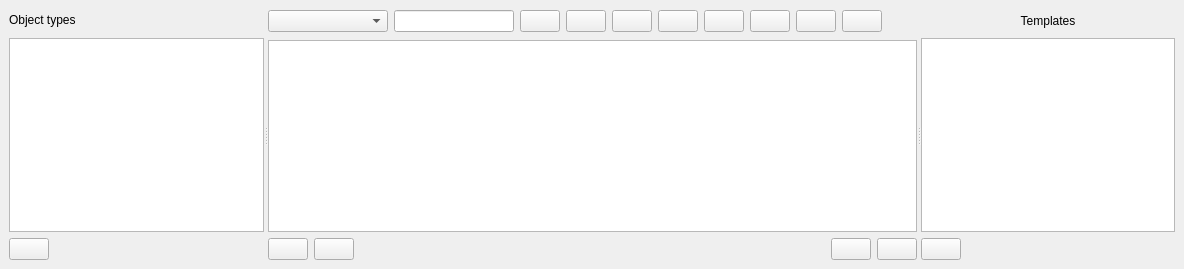
          <widget class="QWidget" name="DataTab">
           <attribute name="icon">
            <iconset resource="icons.qrc">
             <normaloff>:/Icons/icons/data.svg</normaloff>:/Icons/icons/data.svg</iconset>
           </attribute>
           <attribute name="title">
            <string>Objects</string>
           </attribute>
           <layout class="QVBoxLayout" name="verticalLayout_8">
            <property name="leftMargin">
             <number>0</number>
            </property>
            <property name="topMargin">
             <number>0</number>
            </property>
            <property name="rightMargin">
             <number>0</number>
            </property>
            <property name="bottomMargin">
             <number>0</number>
            </property>
            <item>
             <widget class="QSplitter" name="dataStructuresSplitter">
              <property name="orientation">
               <enum>Qt::Horizontal</enum>
              </property>
              <widget class="QFrame" name="frame_26">
               <property name="frameShape">
                <enum>QFrame::NoFrame</enum>
               </property>
               <property name="frameShadow">
                <enum>QFrame::Raised</enum>
               </property>
               <layout class="QVBoxLayout" name="verticalLayout_27">
                <property name="rightMargin">
                 <number>0</number>
                </property>
                <item>
                 <widget class="QFrame" name="frame_55">
                  <property name="frameShape">
                   <enum>QFrame::NoFrame</enum>
                  </property>
                  <property name="frameShadow">
                   <enum>QFrame::Raised</enum>
                  </property>
                  <layout class="QHBoxLayout" name="horizontalLayout_29">
                   <property name="leftMargin">
                    <number>0</number>
                   </property>
                   <property name="topMargin">
                    <number>4</number>
                   </property>
                   <property name="rightMargin">
                    <number>0</number>
                   </property>
                   <property name="bottomMargin">
                    <number>5</number>
                   </property>
                   <item>
                    <widget class="QLabel" name="label_3">
                     <property name="text">
                      <string>Object types</string>
                     </property>
                    </widget>
                   </item>
                  </layout>
                 </widget>
                </item>
                <item>
                 <widget class="QListView" name="dataStructuresListView"/>
                </item>
                <item>
                 <widget class="QFrame" name="frame_17">
                  <property name="frameShape">
                   <enum>QFrame::NoFrame</enum>
                  </property>
                  <property name="frameShadow">
                   <enum>QFrame::Raised</enum>
                  </property>
                  <layout class="QHBoxLayout" name="horizontalLayout_26">
                   <property name="leftMargin">
                    <number>0</number>
                   </property>
                   <property name="topMargin">
                    <number>0</number>
                   </property>
                   <property name="rightMargin">
                    <number>0</number>
                   </property>
                   <property name="bottomMargin">
                    <number>0</number>
                   </property>
                   <item>
                    <widget class="QPushButton" name="analyze_objects_pushButton">
                     <property name="toolTip">
                      <string>Launch the grid analysis interface</string>
                     </property>
                     <property name="text">
                      <string/>
                     </property>
                     <property name="icon">
                      <iconset resource="icons.qrc">
                       <normaloff>:/Icons/icons/inputs_analysis 2.svg</normaloff>:/Icons/icons/inputs_analysis 2.svg</iconset>
                     </property>
                    </widget>
                   </item>
                   <item>
                    <spacer name="horizontalSpacer_14">
                     <property name="orientation">
                      <enum>Qt::Horizontal</enum>
                     </property>
                     <property name="sizeHint" stdset="0">
                      <size>
                       <width>40</width>
                       <height>20</height>
                      </size>
                     </property>
                    </spacer>
                   </item>
                  </layout>
                 </widget>
                </item>
               </layout>
              </widget>
              <widget class="QSplitter" name="templatesSplitter">
               <property name="sizePolicy">
                <sizepolicy hsizetype="Expanding" vsizetype="MinimumExpanding">
                 <horstretch>0</horstretch>
                 <verstretch>0</verstretch>
                </sizepolicy>
               </property>
               <property name="orientation">
                <enum>Qt::Horizontal</enum>
               </property>
               <widget class="QFrame" name="frame_38">
                <property name="frameShape">
                 <enum>QFrame::NoFrame</enum>
                </property>
                <property name="frameShadow">
                 <enum>QFrame::Raised</enum>
                </property>
                <layout class="QVBoxLayout" name="verticalLayout_26">
                 <property name="leftMargin">
                  <number>0</number>
                 </property>
                 <property name="rightMargin">
                  <number>0</number>
                 </property>
                 <item>
                  <widget class="QFrame" name="frame_54">
                   <property name="minimumSize">
                    <size>
                     <width>0</width>
                     <height>25</height>
                    </size>
                   </property>
                   <property name="frameShape">
                    <enum>QFrame::NoFrame</enum>
                   </property>
                   <property name="frameShadow">
                    <enum>QFrame::Raised</enum>
                   </property>
                   <layout class="QHBoxLayout" name="horizontalLayout_28">
                    <property name="leftMargin">
                     <number>0</number>
                    </property>
                    <property name="topMargin">
                     <number>0</number>
                    </property>
                    <property name="rightMargin">
                     <number>0</number>
                    </property>
                    <property name="bottomMargin">
                     <number>0</number>
                    </property>
                    <item>
                     <widget class="QComboBox" name="property_comboBox">
                      <property name="minimumSize">
                       <size>
                        <width>120</width>
                        <height>0</height>
                       </size>
                      </property>
                     </widget>
                    </item>
                    <item>
                     <widget class="QLineEdit" name="smart_search_lineEdit">
                      <property name="minimumSize">
                       <size>
                        <width>120</width>
                        <height>0</height>
                       </size>
                      </property>
                      <property name="toolTip">
                       <string>&lt;!DOCTYPE HTML PUBLIC &quot;-//W3C//DTD HTML 4.0//EN&quot; &quot;http://www.w3.org/TR/REC-html40/strict.dtd&quot;&gt;
&lt;html&gt;&lt;head&gt;&lt;meta name=&quot;qrichtext&quot; content=&quot;1&quot; /&gt;&lt;style type=&quot;text/css&quot;&gt;
p, li { white-space: pre-wrap; }
&lt;/style&gt;&lt;/head&gt;&lt;body style=&quot; font-family:'MS Shell Dlg 2'; font-size:8pt; font-weight:400; font-style:normal;&quot;&gt;
&lt;p style=&quot; margin-top:12px; margin-bottom:12px; margin-left:0px; margin-right:0px; -qt-block-indent:0; text-indent:0px;&quot;&gt;Write search criteria. i.e.:&lt;/p&gt;
&lt;p style=&quot; margin-top:12px; margin-bottom:12px; margin-left:0px; margin-right:0px; -qt-block-indent:0; text-indent:0px;&quot;&gt;&amp;gt;=20: Is greater or equal to 20&lt;/p&gt;
&lt;p style=&quot; margin-top:12px; margin-bottom:12px; margin-left:0px; margin-right:0px; -qt-block-indent:0; text-indent:0px;&quot;&gt;==bus1: Is exacty equal to bus1&lt;/p&gt;
&lt;p style=&quot; margin-top:12px; margin-bottom:12px; margin-left:0px; margin-right:0px; -qt-block-indent:0; text-indent:0px;&quot;&gt;&amp;gt;Bus2: Is greater than Bus2&lt;/p&gt;
&lt;p style=&quot; margin-top:12px; margin-bottom:12px; margin-left:0px; margin-right:0px; -qt-block-indent:0; text-indent:0px;&quot;&gt;== 30: Is equal to 30&lt;/p&gt;
&lt;p style=&quot; margin-top:12px; margin-bottom:12px; margin-left:0px; margin-right:0px; -qt-block-indent:0; text-indent:0px;&quot;&gt;*bus : Contains the word bus&lt;/p&gt;&lt;/body&gt;&lt;/html&gt;</string>
                      </property>
                     </widget>
                    </item>
                    <item>
                     <widget class="QPushButton" name="filter_pushButton">
                      <property name="toolTip">
                       <string>Smart filter</string>
                      </property>
                      <property name="text">
                       <string/>
                      </property>
                      <property name="icon">
                       <iconset resource="icons.qrc">
                        <normaloff>:/Icons/icons/magnifying_glass.svg</normaloff>:/Icons/icons/magnifying_glass.svg</iconset>
                      </property>
                     </widget>
                    </item>
                    <item>
                     <widget class="QPushButton" name="highlight_selection_buses_pushButton">
                      <property name="toolTip">
                       <string>Highlight the buses of the selected elements</string>
                      </property>
                      <property name="text">
                       <string/>
                      </property>
                      <property name="icon">
                       <iconset resource="icons.qrc">
                        <normaloff>:/Icons/icons/highlight.svg</normaloff>:/Icons/icons/highlight.svg</iconset>
                      </property>
                     </widget>
                    </item>
                    <item>
                     <widget class="QPushButton" name="busViewerButton">
                      <property name="toolTip">
                       <string>open bus viewer</string>
                      </property>
                      <property name="text">
                       <string/>
                      </property>
                      <property name="icon">
                       <iconset resource="icons.qrc">
                        <normaloff>:/Icons/icons/grid_icon.svg</normaloff>:/Icons/icons/grid_icon.svg</iconset>
                      </property>
                     </widget>
                    </item>
                    <item>
                     <widget class="QPushButton" name="copyObjectsTableButton">
                      <property name="toolTip">
                       <string>Copy the displayed table to the clipboard</string>
                      </property>
                      <property name="text">
                       <string/>
                      </property>
                      <property name="icon">
                       <iconset resource="icons.qrc">
                        <normaloff>:/Icons/icons/copy.svg</normaloff>:/Icons/icons/copy.svg</iconset>
                      </property>
                     </widget>
                    </item>
                    <item>
                     <widget class="QPushButton" name="setValueToColumnButton">
                      <property name="toolTip">
                       <string>Set value to column</string>
                      </property>
                      <property name="text">
                       <string/>
                      </property>
                      <property name="icon">
                       <iconset resource="icons.qrc">
                        <normaloff>:/Icons/icons/copy2down.svg</normaloff>:/Icons/icons/copy2down.svg</iconset>
                      </property>
                     </widget>
                    </item>
                    <item>
                     <widget class="QPushButton" name="highlight_by_property_pushButton">
                      <property name="toolTip">
                       <string>Highlight the schematic buses based on the values of the selected property</string>
                      </property>
                      <property name="text">
                       <string/>
                      </property>
                      <property name="icon">
                       <iconset resource="icons.qrc">
                        <normaloff>:/Icons/icons/highlight2.svg</normaloff>:/Icons/icons/highlight2.svg</iconset>
                      </property>
                     </widget>
                    </item>
                    <item>
                     <widget class="QPushButton" name="clear_highlight_pushButton">
                      <property name="toolTip">
                       <string>Clear the bus highlight</string>
                      </property>
                      <property name="text">
                       <string/>
                      </property>
                      <property name="icon">
                       <iconset resource="icons.qrc">
                        <normaloff>:/Icons/icons/unhighlight.svg</normaloff>:/Icons/icons/unhighlight.svg</iconset>
                      </property>
                     </widget>
                    </item>
                    <item>
                     <widget class="QPushButton" name="delete_and_reduce_pushButton">
                      <property name="toolTip">
                       <string>&lt;html&gt;&lt;head/&gt;&lt;body&gt;&lt;p&gt;Delete and reduce.&lt;/p&gt;&lt;p&gt;Applicable to buses, it removes a bus and places its objects (loads, generators, etc.) into the next feasible bus of higher voltage.&lt;/p&gt;&lt;/body&gt;&lt;/html&gt;</string>
                      </property>
                      <property name="text">
                       <string/>
                      </property>
                      <property name="icon">
                       <iconset resource="icons.qrc">
                        <normaloff>:/Icons/icons/schematic.svg</normaloff>:/Icons/icons/schematic.svg</iconset>
                      </property>
                     </widget>
                    </item>
                    <item>
                     <spacer name="horizontalSpacer_6">
                      <property name="orientation">
                       <enum>Qt::Horizontal</enum>
                      </property>
                      <property name="sizeHint" stdset="0">
                       <size>
                        <width>40</width>
                        <height>20</height>
                       </size>
                      </property>
                     </spacer>
                    </item>
                   </layout>
                  </widget>
                 </item>
                 <item>
                  <widget class="QTableView" name="dataStructureTableView"/>
                 </item>
                 <item>
                  <widget class="QFrame" name="frame_9">
                   <property name="frameShape">
                    <enum>QFrame::NoFrame</enum>
                   </property>
                   <property name="frameShadow">
                    <enum>QFrame::Raised</enum>
                   </property>
                   <layout class="QHBoxLayout" name="horizontalLayout_25">
                    <property name="leftMargin">
                     <number>0</number>
                    </property>
                    <property name="topMargin">
                     <number>0</number>
                    </property>
                    <property name="rightMargin">
                     <number>0</number>
                    </property>
                    <property name="bottomMargin">
                     <number>0</number>
                    </property>
                    <item>
                     <widget class="QPushButton" name="add_object_pushButton">
                      <property name="toolTip">
                       <string>Add new object</string>
                      </property>
                      <property name="text">
                       <string/>
                      </property>
                      <property name="icon">
                       <iconset resource="icons.qrc">
                        <normaloff>:/Icons/icons/plus.svg</normaloff>:/Icons/icons/plus.svg</iconset>
                      </property>
                     </widget>
                    </item>
                    <item>
                     <widget class="QPushButton" name="delete_selected_objects_pushButton">
                      <property name="toolTip">
                       <string>Delete selection</string>
                      </property>
                      <property name="text">
                       <string/>
                      </property>
                      <property name="icon">
                       <iconset resource="icons.qrc">
                        <normaloff>:/Icons/icons/delete.svg</normaloff>:/Icons/icons/delete.svg</iconset>
                      </property>
                     </widget>
                    </item>
                    <item>
                     <spacer name="horizontalSpacer_9">
                      <property name="orientation">
                       <enum>Qt::Horizontal</enum>
                      </property>
                      <property name="sizeHint" stdset="0">
                       <size>
                        <width>40</width>
                        <height>20</height>
                       </size>
                      </property>
                     </spacer>
                    </item>
                    <item>
                     <widget class="QPushButton" name="processTemplatesPushButton">
                      <property name="toolTip">
                       <string>Process templates</string>
                      </property>
                      <property name="text">
                       <string/>
                      </property>
                      <property name="icon">
                       <iconset resource="icons.qrc">
                        <normaloff>:/Icons/icons/calculator.svg</normaloff>:/Icons/icons/calculator.svg</iconset>
                      </property>
                     </widget>
                    </item>
                    <item>
                     <widget class="QPushButton" name="viewTemplatesButton">
                      <property name="toolTip">
                       <string>View templates catalogue</string>
                      </property>
                      <property name="text">
                       <string/>
                      </property>
                      <property name="icon">
                       <iconset resource="icons.qrc">
                        <normaloff>:/Icons/icons/Catalogue.svg</normaloff>:/Icons/icons/Catalogue.svg</iconset>
                      </property>
                     </widget>
                    </item>
                   </layout>
                  </widget>
                 </item>
                </layout>
               </widget>
               <widget class="QFrame" name="templatesFrame">
                <property name="frameShape">
                 <enum>QFrame::NoFrame</enum>
                </property>
                <property name="frameShadow">
                 <enum>QFrame::Raised</enum>
                </property>
                <layout class="QVBoxLayout" name="verticalLayout_29">
                 <property name="leftMargin">
                  <number>0</number>
                 </property>
                 <item>
                  <widget class="QFrame" name="frame_56">
                   <property name="frameShape">
                    <enum>QFrame::NoFrame</enum>
                   </property>
                   <property name="frameShadow">
                    <enum>QFrame::Raised</enum>
                   </property>
                   <layout class="QHBoxLayout" name="horizontalLayout_30">
                    <property name="leftMargin">
                     <number>0</number>
                    </property>
                    <property name="topMargin">
                     <number>5</number>
                    </property>
                    <property name="rightMargin">
                     <number>0</number>
                    </property>
                    <property name="bottomMargin">
                     <number>4</number>
                    </property>
                    <item>
                     <widget class="QLabel" name="label_53">
                      <property name="layoutDirection">
                       <enum>Qt::RightToLeft</enum>
                      </property>
                      <property name="text">
                       <string>Templates</string>
                      </property>
                      <property name="alignment">
                       <set>Qt::AlignCenter</set>
                      </property>
                     </widget>
                    </item>
                   </layout>
                  </widget>
                 </item>
                 <item>
                  <widget class="QTreeView" name="catalogueTreeView"/>
                 </item>
                 <item>
                  <widget class="QFrame" name="frame_53">
                   <property name="frameShape">
                    <enum>QFrame::NoFrame</enum>
                   </property>
                   <property name="frameShadow">
                    <enum>QFrame::Raised</enum>
                   </property>
                   <layout class="QHBoxLayout" name="horizontalLayout_27">
                    <property name="leftMargin">
                     <number>0</number>
                    </property>
                    <property name="topMargin">
                     <number>0</number>
                    </property>
                    <property name="rightMargin">
                     <number>0</number>
                    </property>
                    <property name="bottomMargin">
                     <number>0</number>
                    </property>
                    <item>
                     <widget class="QPushButton" name="assignTemplateButton">
                      <property name="toolTip">
                       <string>Assign template to selected element</string>
                      </property>
                      <property name="text">
                       <string/>
                      </property>
                      <property name="icon">
                       <iconset resource="icons.qrc">
                        <normaloff>:/Icons/icons/copy2left.svg</normaloff>:/Icons/icons/copy2left.svg</iconset>
                      </property>
                     </widget>
                    </item>
                    <item>
                     <spacer name="horizontalSpacer_20">
                      <property name="orientation">
                       <enum>Qt::Horizontal</enum>
                      </property>
                      <property name="sizeHint" stdset="0">
                       <size>
                        <width>40</width>
                        <height>20</height>
                       </size>
                      </property>
                     </spacer>
                    </item>
                   </layout>
                  </widget>
                 </item>
                </layout>
               </widget>
              </widget>
             </widget>
            </item>
           </layout>
          </widget>
